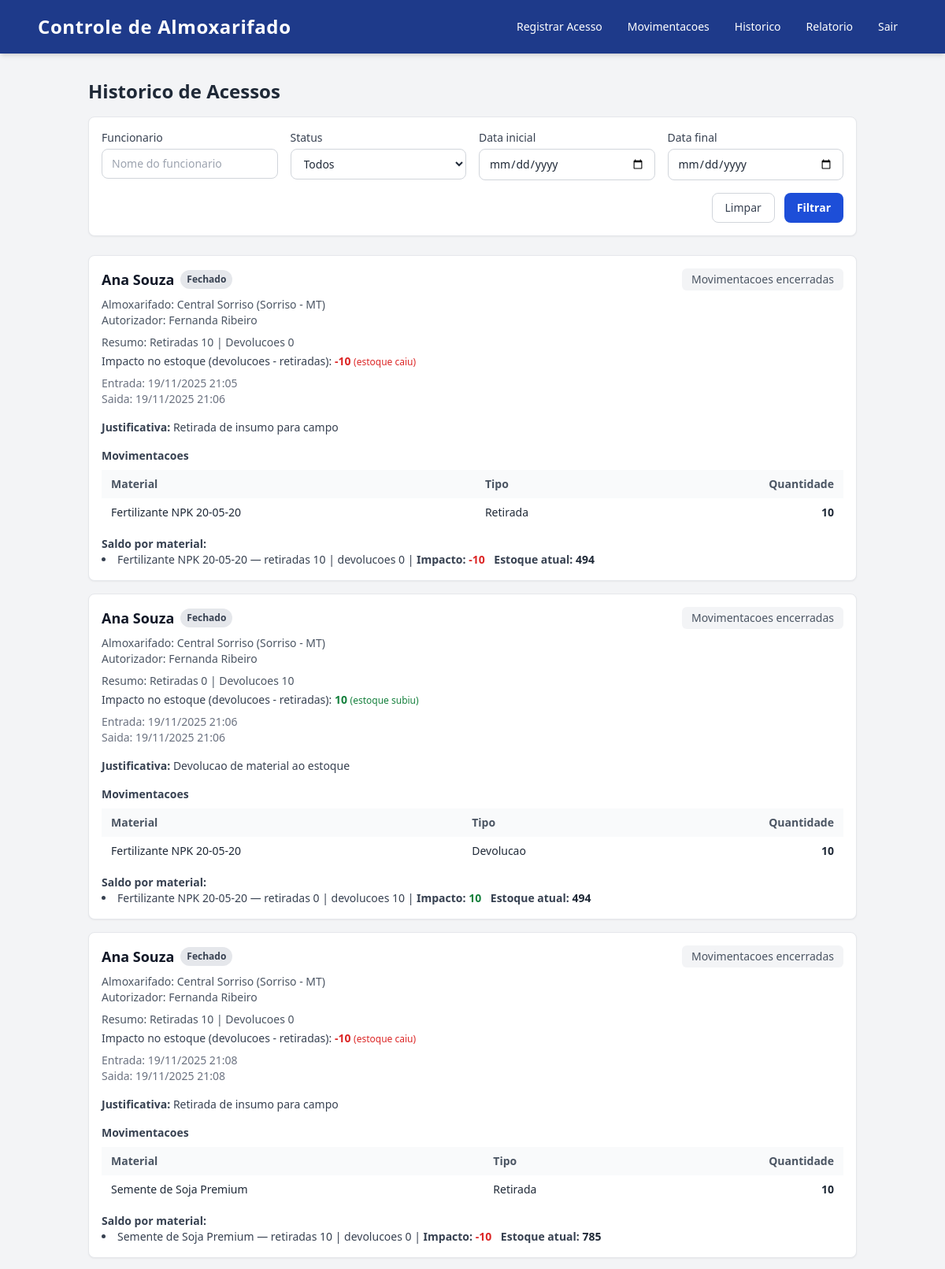
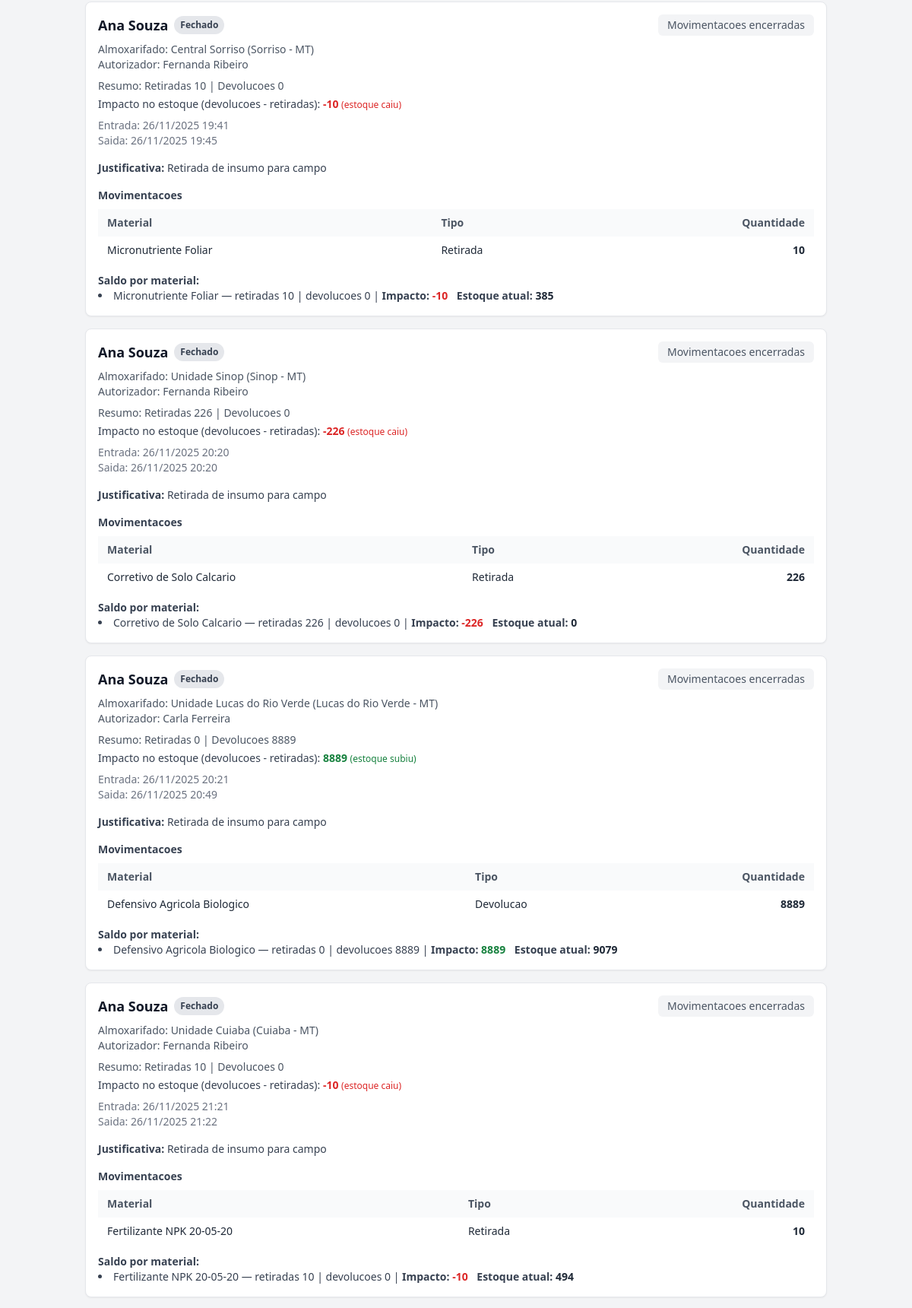
The page /historico/ (signed in, upper part) on the database its author committed (2 pictures, top to bottom).
### core/models.py (models this page shows, shortened)
class Acesso(models.Model):
    class Tipo(models.TextChoices):
        ENTRADA = 'entrada', 'Entrada'
        SAIDA = 'saida', 'Saida'
    class Status(models.TextChoices):
        ABERTO = 'ABERTO', 'Aberto'
        FECHADO = 'FECHADO', 'Fechado'
    funcionario = models.ForeignKey(Funcionario, on_delete=models.CASCADE)
    autorizador = models.ForeignKey(Autorizador, on_delete=models.CASCADE)
    almoxarifado = models.ForeignKey(Almoxarifado, on_delete=models.CASCADE)
    tipo = models.CharField(max_length=10, choices=Tipo.choices)
    class Justificativa(models.TextChoices):
        RETIRADA_CAMPO = 'RETIRADA_CAMPO', 'Retirada de insumo para campo'
        DEVOLUCAO = 'DEVOLUCAO', 'Devolucao de material ao estoque'
        VERIFICACAO = 'VERIFICACAO', 'Verificacao de estoque'
        MANUTENCAO = 'MANUTENCAO', 'Manutencao no almoxarifado'
        FISCALIZACAO = 'FISCALIZACAO', 'Fiscalizacao interna'
        OUTROS = 'OUTROS', 'Outros'
    justificativa_padrao = models.CharField(
        max_length=100,
        choices=Justificativa.choices,
        default=Justificativa.RETIRADA_CAMPO,
    )
    observacao = models.CharField(max_length=200, blank=True, null=True)
    data_hora = models.DateTimeField(auto_now_add=True)
    data_saida = models.DateTimeField(null=True, blank=True)
    encerrado_por = models.ForeignKey(
        settings.AUTH_USER_MODEL,
        null=True,
        blank=True,
        on_delete=models.SET_NULL,
        related_name='acessos_encerrados',
    )
    status = models.CharField(
        max_length=20,
        choices=Status.choices,
        default=Status.ABERTO,
    )
    ativo = models.BooleanField(default=True)
    class Meta:
        ordering = ['-data_hora']

class Funcionario(models.Model):
    nome = models.CharField(max_length=100)

class Almoxarifado(models.Model):
    nome = models.CharField(max_length=100)
    localizacao = models.CharField(max_length=150)

class Autorizador(models.Model):
    nome = models.CharField(max_length=100)

class Movimentacao(models.Model):
    class Tipo(models.TextChoices):
        RETIRADA = 'retirada', 'Retirada'
        DEVOLUCAO = 'devolucao', 'Devolucao'
    acesso = models.ForeignKey(Acesso, on_delete=models.CASCADE)
    material = models.ForeignKey(Material, on_delete=models.CASCADE)
    quantidade = models.PositiveIntegerField()
    tipo = models.CharField(max_length=10, choices=Tipo.choices)
    class Meta:
        ordering = ['-acesso__data_hora']

class Material(models.Model):
    nome = models.CharField(max_length=120)
    quantidade_estoque = models.PositiveIntegerField(default=0)

### core/views.py (the view, shortened to what this page needs)
# urls.py: path('historico/', views.historico, name='historico'),
@login_required
def historico(request):
    acessos_qs = (
        Acesso.objects.select_related('funcionario', 'autorizador', 'almoxarifado')
        .prefetch_related('movimentacao_set__material')
        .annotate(
            total_retiradas=Coalesce(
                Sum(
                    'movimentacao__quantidade',
                    filter=Q(movimentacao__tipo=Movimentacao.Tipo.RETIRADA),
                ),
                Value(0),
            ),
            total_devolucoes=Coalesce(
                Sum(
                    'movimentacao__quantidade',
                    filter=Q(movimentacao__tipo=Movimentacao.Tipo.DEVOLUCAO),
                ),
                Value(0),
            ),
        )
        .annotate(saldo=F('total_devolucoes') - F('total_retiradas'))
    )
    status = request.GET.get('status')
    funcionario = request.GET.get('funcionario')
    data_inicio = request.GET.get('data_inicio')
    data_fim = request.GET.get('data_fim')
    if status in [Acesso.Status.ABERTO, Acesso.Status.FECHADO]:
        acessos_qs = acessos_qs.filter(status=status)
    if funcionario:
        acessos_qs = acessos_qs.filter(funcionario__nome__icontains=funcionario)
    paginator = Paginator(acessos_qs, 10)
    page_number = request.GET.get('page')
    acessos = paginator.get_page(page_number)
    acessos_ids = [acesso.id for acesso in acessos]
    saldos_por_acesso = {}
    if acessos_ids:
        saldos_qs = (
            Movimentacao.objects.filter(acesso_id__in=acessos_ids)
            .values('acesso_id', 'material__nome', 'material__quantidade_estoque')
            .annotate(
                retiradas=Coalesce(
                    Sum('quantidade', filter=Q(tipo=Movimentacao.Tipo.RETIRADA)),
                    Value(0),
                ),
                devolucoes=Coalesce(
                    Sum('quantidade', filter=Q(tipo=Movimentacao.Tipo.DEVOLUCAO)),
                    Value(0),
                ),
            )
            .annotate(
                saldo=F('devolucoes') - F('retiradas'),
                estoque_atual=F('material__quantidade_estoque'),
            )
        )
        for row in saldos_qs:
            saldos_por_acesso.setdefault(row['acesso_id'], []).append(row)
        for acesso in acessos:
            acesso.saldos_material = saldos_por_acesso.get(acesso.id, [])
    params_sem_pagina = request.GET.copy()
    params_sem_pagina.pop('page', None)
    querystring_sem_pagina = params_sem_pagina.urlencode()
    context = {
        'acessos': acessos,
        'filtros': {
            'status': status or '',
            'funcionario': funcionario or '',
            'data_inicio': data_inicio or '',
            'data_fim': data_fim or '',
        },
        'querystring_sem_pagina': querystring_sem_pagina,
        'saldos_por_acesso': saldos_por_acesso,
    }
    return render(request, 'core/historico.html', context)

### templates/core/historico.html (shortened to what this page needs)
{% extends 'base.html' %}
{% block content %}
<section>
  <h1 class="text-2xl font-semibold text-gray-800 mb-4">Historico de Acessos</h1>
  <form method="get" class="bg-white border border-gray-200 rounded-lg shadow-sm p-4 mb-6 grid grid-cols-1 md:grid-cols-4 gap-4 text-sm">
    <div>
      <label class="block text-gray-700 mb-1" for="funcionario">Funcionario</label>
      <input
        type="text"
        id="funcionario"
        name="funcionario"
        value="{{ filtros.funcionario }}"
        placeholder="Nome do funcionario"
        class="w-full border border-gray-300 rounded-lg px-3 py-2 focus:outline-none focus:ring-2 focus:ring-blue-600"
      />
    </div>
    <div>
      <label class="block text-gray-700 mb-1" for="status">Status</label>
      <select
        id="status"
        name="status"
        class="w-full border border-gray-300 rounded-lg px-3 py-2 bg-white focus:outline-none focus:ring-2 focus:ring-blue-600"
      >
        <option value="">Todos</option>
      </select>
    </div>
    <div>
      <label class="block text-gray-700 mb-1" for="data_inicio">Data inicial</label>
      <input
        type="date"
        id="data_inicio"
        name="data_inicio"
        value="{{ filtros.data_inicio }}"
        class="w-full border border-gray-300 rounded-lg px-3 py-2 focus:outline-none focus:ring-2 focus:ring-blue-600"
      />
    </div>
    <div>
      <label class="block text-gray-700 mb-1" for="data_fim">Data final</label>
      <input
        type="date"
        id="data_fim"
        name="data_fim"
        value="{{ filtros.data_fim }}"
        class="w-full border border-gray-300 rounded-lg px-3 py-2 focus:outline-none focus:ring-2 focus:ring-blue-600"
      />
    </div>
    <div class="md:col-span-4 flex gap-3 justify-end">
      <a href="{% url 'core:historico' %}" class="px-4 py-2 rounded-lg border border-gray-300 text-gray-700 hover:bg-gray-50">Limpar</a>
      <button type="submit" class="px-4 py-2 rounded-lg bg-blue-700 text-white font-semibold hover:bg-blue-800">Filtrar</button>
    </div>
  </form>
  {% for acesso in acessos %}
  <article id="acesso-{{ acesso.id }}" class="rounded-lg shadow-sm bg-white p-4 mb-4 border border-gray-200">
    <div class="flex flex-col gap-4 md:flex-row md:items-start md:justify-between">
      <div>
        <div class="flex flex-wrap items-center gap-2 mb-2">
          <h2 class="text-lg font-semibold text-gray-900">{{ acesso.funcionario.nome }}</h2>
          {% if acesso.status == 'ABERTO' %}
          <span class="bg-green-100 text-green-800 px-2 py-1 rounded-full text-xs font-semibold">Aberto</span>
          {% else %}
          <span class="bg-gray-200 text-gray-700 px-2 py-1 rounded-full text-xs font-semibold">Fechado</span>
          {% endif %}
        </div>
        <p class="text-sm text-gray-600">
          Almoxarifado: {{ acesso.almoxarifado.nome }} ({{ acesso.almoxarifado.localizacao }})<br />
          Autorizador: {{ acesso.autorizador.nome }}
        </p>
        <p class="text-sm text-gray-600 mt-2">
          Resumo: Retiradas {{ acesso.total_retiradas }} | Devolucoes {{ acesso.total_devolucoes }}
        </p>
        <p class="text-sm text-gray-700 mt-1">
          Impacto no estoque (devolucoes - retiradas):
          {% if acesso.saldo > 0 %}
          <span class="text-green-700 font-semibold">{{ acesso.saldo }}</span>
          <span class="text-xs text-green-700 font-medium">(estoque subiu)</span>
          {% elif acesso.saldo < 0 %}
          <span class="text-red-600 font-semibold">{{ acesso.saldo }}</span>
          <span class="text-xs text-red-600 font-medium">(estoque caiu)</span>
          {% else %}
          <span class="font-semibold">{{ acesso.saldo }}</span>
          {% endif %}
        </p>
        <p class="text-sm text-gray-500 mt-2">
          Entrada: {{ acesso.data_hora|date:"d/m/Y H:i" }}<br />
          {% if acesso.data_saida %}
          Saida: {{ acesso.data_saida|date:"d/m/Y H:i" }}
          {% else %}
          <span class="text-amber-600">Aguardando encerramento</span>
          {% endif %}
        </p>
      </div>
      <div class="flex flex-col gap-2 text-sm">
        {% if acesso.status == 'ABERTO' %}
        <a href="{% url 'core:registrar_movimentacao_por_acesso' acesso.id %}" class="bg-blue-100 text-blue-700 px-3 py-1 rounded-md font-semibold text-center hover:bg-blue-200 transition">
          Nova movimentacao
        </a>
        <button
          type="button"
          class="w-full bg-red-600 hover:bg-red-700 text-white font-semibold px-3 py-1 rounded-md transition"
          onclick="document.getElementById('modal-{{ acesso.id }}').classList.remove('hidden')"
        >
          Encerrar acesso
        </button>
        {% else %}
        <span class="bg-gray-100 text-gray-600 px-3 py-1 rounded-md text-center font-medium">Movimentacoes encerradas</span>
        {% endif %}
      </div>
    </div>
    <div class="mt-4 text-sm text-gray-700">
      <p>
        <span class="font-semibold">Justificativa:</span> {{ acesso.get_justificativa_padrao_display }}
      </p>
    </div>
    <div class="mt-4">
      <h3 class="text-sm font-semibold text-gray-700 mb-2">Movimentacoes</h3>
      {% with movimentacoes=acesso.movimentacao_set.all %}
      {% if movimentacoes %}
      <div class="overflow-x-auto">
        <table class="min-w-full border-collapse text-sm">
          <thead>
            <tr class="bg-gray-50 text-left text-gray-600">
              <th class="px-3 py-2">Material</th>
              <th class="px-3 py-2">Tipo</th>
              <th class="px-3 py-2 text-right">Quantidade</th>
            </tr>
          </thead>
          <tbody class="divide-y divide-gray-100">
            {% for movimentacao in movimentacoes %}
            <tr class="odd:bg-white even:bg-gray-50">
              <td class="px-3 py-2">{{ movimentacao.material.nome }}</td>
              <td class="px-3 py-2">{{ movimentacao.get_tipo_display }}</td>
              <td class="px-3 py-2 text-right font-semibold text-gray-800">{{ movimentacao.quantidade }}</td>
            </tr>
            {% endfor %}
          </tbody>
        </table>
      </div>
      {% if acesso.saldos_material %}
      <div class="mt-3 text-sm text-gray-700">
        <p class="font-semibold">Saldo por material:</p>
        <ul class="list-disc list-inside space-y-1">
          {% for item in acesso.saldos_material %}
          <li>
            {{ item.material__nome }} &mdash; retiradas {{ item.retiradas }} | devolucoes {{ item.devolucoes }} |
            <span class="font-semibold">Impacto:</span>
            {% if item.saldo > 0 %}
            <span class="text-green-700 font-semibold">{{ item.saldo }}</span>
            {% elif item.saldo < 0 %}
            <span class="text-red-600 font-semibold">{{ item.saldo }}</span>
            {% else %}
            <span class="font-semibold">{{ item.saldo }}</span>
            {% endif %}
            <span class="font-semibold ml-2">Estoque atual:</span>
            <span class="text-gray-800 font-semibold">{{ item.estoque_atual }}</span>
          </li>
          {% endfor %}
        </ul>
      </div>
      {% endif %}
      {% else %}
      <p class="text-gray-500 text-sm">Nenhuma movimentacao registrada.</p>
      {% endif %}
      {% endwith %}
    </div>
  </article>
  {% empty %}
  <p class="text-gray-500">Nenhum acesso registrado ate o momento.</p>
  {% endfor %}
</section>
{% endblock %}

### rows shown on the page
Acesso: funcionario.nome "Ana Souza", status "Fechado", almoxarifado.nome "Central Sorriso", almoxarifado.localizacao "Sorriso - MT", autorizador.nome "Fernanda Ribeiro", total_retiradas "10", total_devolucoes "0", saldo "-10", data_hora "19/11/2025 21:05", data_saida "19/11/2025 21:06", justificativa_padrao "Retirada de insumo para campo"
Movimentacao: material.nome "Fertilizante NPK 20-05-20", tipo "Retirada", quantidade "10"
Material: material__nome "Fertilizante NPK 20-05-20", retiradas "10", devolucoes "0", saldo "-10", estoque_atual "494", retiradas "0", devolucoes "10", saldo "10"
Acesso: funcionario.nome "Ana Souza", status "Fechado", almoxarifado.nome "Central Sorriso", almoxarifado.localizacao "Sorriso - MT", autorizador.nome "Fernanda Ribeiro", total_retiradas "0", total_devolucoes "10", saldo "10", data_hora "19/11/2025 21:06", data_saida "19/11/2025 21:06", justificativa_padrao "Devolucao de material ao estoque"
Movimentacao: material.nome "Fertilizante NPK 20-05-20", tipo "Devolucao", quantidade "10"
Acesso: funcionario.nome "Ana Souza", status "Fechado", almoxarifado.nome "Central Sorriso", almoxarifado.localizacao "Sorriso - MT", autorizador.nome "Fernanda Ribeiro", total_retiradas "10", total_devolucoes "0", saldo "-10", data_hora "19/11/2025 21:08", data_saida "19/11/2025 21:08", justificativa_padrao "Retirada de insumo para campo"
Movimentacao: material.nome "Semente de Soja Premium", tipo "Retirada", quantidade "10"
Material: material__nome "Semente de Soja Premium", retiradas "10", devolucoes "0", saldo "-10", estoque_atual "785"
Acesso: funcionario.nome "Ana Souza", status "Fechado", almoxarifado.nome "Central Sorriso", almoxarifado.localizacao "Sorriso - MT", autorizador.nome "Fernanda Ribeiro", total_retiradas "10", total_devolucoes "0", saldo "-10", data_hora "26/11/2025 19:41", data_saida "26/11/2025 19:45", justificativa_padrao "Retirada de insumo para campo"
Movimentacao: material.nome "Micronutriente Foliar", tipo "Retirada", quantidade "10"
Material: material__nome "Micronutriente Foliar", retiradas "10", devolucoes "0", saldo "-10", estoque_atual "385"
Acesso: funcionario.nome "Ana Souza", status "Fechado", almoxarifado.nome "Unidade Sinop", almoxarifado.localizacao "Sinop - MT", autorizador.nome "Fernanda Ribeiro", total_retiradas "226", total_devolucoes "0", saldo "-226", data_hora "26/11/2025 20:20", data_saida "26/11/2025 20:20", justificativa_padrao "Retirada de insumo para campo"
Movimentacao: material.nome "Corretivo de Solo Calcario", tipo "Retirada", quantidade "226"
Material: material__nome "Corretivo de Solo Calcario", retiradas "226", devolucoes "0", saldo "-226", estoque_atual "0"
Acesso: funcionario.nome "Ana Souza", status "Fechado", almoxarifado.nome "Unidade Lucas do Rio Verde", almoxarifado.localizacao "Lucas do Rio Verde - MT", autorizador.nome "Carla Ferreira", total_retiradas "0", total_devolucoes "8889", saldo "8889", data_hora "26/11/2025 20:21", data_saida "26/11/2025 20:49", justificativa_padrao "Retirada de insumo para campo"
Movimentacao: material.nome "Defensivo Agricola Biologico", tipo "Devolucao", quantidade "8889"
Material: material__nome "Defensivo Agricola Biologico", retiradas "0", devolucoes "8889", saldo "8889", estoque_atual "9079"
Acesso: funcionario.nome "Ana Souza", status "Fechado", almoxarifado.nome "Unidade Cuiaba", almoxarifado.localizacao "Cuiaba - MT", autorizador.nome "Fernanda Ribeiro", total_retiradas "10", total_devolucoes "0", saldo "-10", data_hora "26/11/2025 21:21", data_saida "26/11/2025 21:22", justificativa_padrao "Retirada de insumo para campo"
Movimentacao: material.nome "Fertilizante NPK 20-05-20", tipo "Retirada", quantidade "10"
